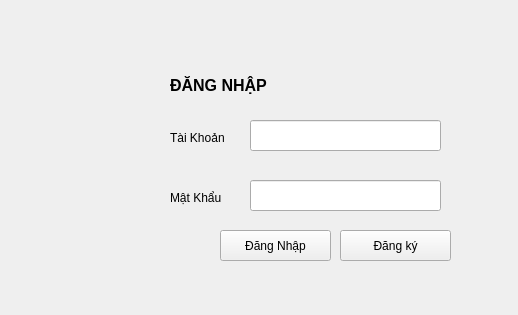
<?xml version="1.0" encoding="UTF-8"?>
<ui version="4.0">
 <class>DangNhap</class>
 <widget class="QMainWindow" name="DangNhap">
  <property name="geometry">
   <rect>
    <x>0</x>
    <y>0</y>
    <width>518</width>
    <height>315</height>
   </rect>
  </property>
  <property name="windowTitle">
   <string>Đăng Nhập</string>
  </property>
  <widget class="QWidget" name="centralwidget">
   <widget class="QLabel" name="label_3">
    <property name="geometry">
     <rect>
      <x>0</x>
      <y>70</y>
      <width>151</width>
      <height>151</height>
     </rect>
    </property>
    <property name="text">
     <string/>
    </property>
    <property name="pixmap">
     <pixmap>icon/Bot.png</pixmap>
    </property>
    <property name="scaledContents">
     <bool>true</bool>
    </property>
    <property name="alignment">
     <set>Qt::AlignCenter</set>
    </property>
    <property name="wordWrap">
     <bool>false</bool>
    </property>
   </widget>
   <widget class="QStackedWidget" name="stackedWidget">
    <property name="geometry">
     <rect>
      <x>160</x>
      <y>50</y>
      <width>341</width>
      <height>231</height>
     </rect>
    </property>
    <property name="currentIndex">
     <number>0</number>
    </property>
    <widget class="QWidget" name="page">
     <widget class="QLabel" name="label">
      <property name="geometry">
       <rect>
        <x>10</x>
        <y>80</y>
        <width>71</width>
        <height>16</height>
       </rect>
      </property>
      <property name="text">
       <string>Tài Khoản</string>
      </property>
     </widget>
     <widget class="QLineEdit" name="txttk">
      <property name="geometry">
       <rect>
        <x>90</x>
        <y>70</y>
        <width>191</width>
        <height>31</height>
       </rect>
      </property>
     </widget>
     <widget class="QLineEdit" name="txtmk">
      <property name="geometry">
       <rect>
        <x>90</x>
        <y>130</y>
        <width>191</width>
        <height>31</height>
       </rect>
      </property>
      <property name="echoMode">
       <enum>QLineEdit::Password</enum>
      </property>
     </widget>
     <widget class="QLabel" name="label_2">
      <property name="geometry">
       <rect>
        <x>10</x>
        <y>140</y>
        <width>71</width>
        <height>16</height>
       </rect>
      </property>
      <property name="text">
       <string>Mật Khẩu</string>
      </property>
     </widget>
     <widget class="QLabel" name="label_8">
      <property name="geometry">
       <rect>
        <x>10</x>
        <y>20</y>
        <width>131</width>
        <height>31</height>
       </rect>
      </property>
      <property name="font">
       <font>
        <pointsize>12</pointsize>
        <weight>75</weight>
        <bold>true</bold>
       </font>
      </property>
      <property name="text">
       <string>ĐĂNG NHẬP</string>
      </property>
     </widget>
     <widget class="QPushButton" name="btnDangNhap">
      <property name="geometry">
       <rect>
        <x>60</x>
        <y>180</y>
        <width>111</width>
        <height>31</height>
       </rect>
      </property>
      <property name="text">
       <string>Đăng Nhập</string>
      </property>
     </widget>
     <widget class="QPushButton" name="btnDangKy">
      <property name="geometry">
       <rect>
        <x>180</x>
        <y>180</y>
        <width>111</width>
        <height>31</height>
       </rect>
      </property>
      <property name="text">
       <string>Đăng ký</string>
      </property>
     </widget>
    </widget>
    <widget class="QWidget" name="page_2">
     <widget class="QLabel" name="label_4">
      <property name="geometry">
       <rect>
        <x>10</x>
        <y>60</y>
        <width>91</width>
        <height>16</height>
       </rect>
      </property>
      <property name="text">
       <string>Tài khoản mới</string>
      </property>
     </widget>
     <widget class="QLineEdit" name="txttk_2">
      <property name="geometry">
       <rect>
        <x>140</x>
        <y>50</y>
        <width>191</width>
        <height>31</height>
       </rect>
      </property>
     </widget>
     <widget class="QLineEdit" name="txtmk_2">
      <property name="geometry">
       <rect>
        <x>140</x>
        <y>90</y>
        <width>191</width>
        <height>31</height>
       </rect>
      </property>
      <property name="echoMode">
       <enum>QLineEdit::Password</enum>
      </property>
     </widget>
     <widget class="QLabel" name="label_5">
      <property name="geometry">
       <rect>
        <x>10</x>
        <y>100</y>
        <width>91</width>
        <height>16</height>
       </rect>
      </property>
      <property name="text">
       <string>Mật Khẩu mới</string>
      </property>
     </widget>
     <widget class="QLabel" name="label_6">
      <property name="geometry">
       <rect>
        <x>10</x>
        <y>140</y>
        <width>111</width>
        <height>16</height>
       </rect>
      </property>
      <property name="text">
       <string>Nhập lại mật khẩu</string>
      </property>
     </widget>
     <widget class="QLineEdit" name="txtmk_3">
      <property name="geometry">
       <rect>
        <x>140</x>
        <y>130</y>
        <width>191</width>
        <height>31</height>
       </rect>
      </property>
      <property name="echoMode">
       <enum>QLineEdit::Password</enum>
      </property>
     </widget>
     <widget class="QLabel" name="label_7">
      <property name="geometry">
       <rect>
        <x>10</x>
        <y>10</y>
        <width>111</width>
        <height>31</height>
       </rect>
      </property>
      <property name="font">
       <font>
        <pointsize>12</pointsize>
        <weight>75</weight>
        <bold>true</bold>
       </font>
      </property>
      <property name="text">
       <string>ĐĂNG KÝ</string>
      </property>
     </widget>
     <widget class="QPushButton" name="btnDangKy_2">
      <property name="geometry">
       <rect>
        <x>180</x>
        <y>180</y>
        <width>111</width>
        <height>31</height>
       </rect>
      </property>
      <property name="text">
       <string>Đăng ký</string>
      </property>
     </widget>
     <widget class="QPushButton" name="btnDangNhap_2">
      <property name="geometry">
       <rect>
        <x>60</x>
        <y>180</y>
        <width>111</width>
        <height>31</height>
       </rect>
      </property>
      <property name="text">
       <string>Quay lại</string>
      </property>
     </widget>
    </widget>
   </widget>
  </widget>
 </widget>
 <resources/>
 <connections/>
</ui>
